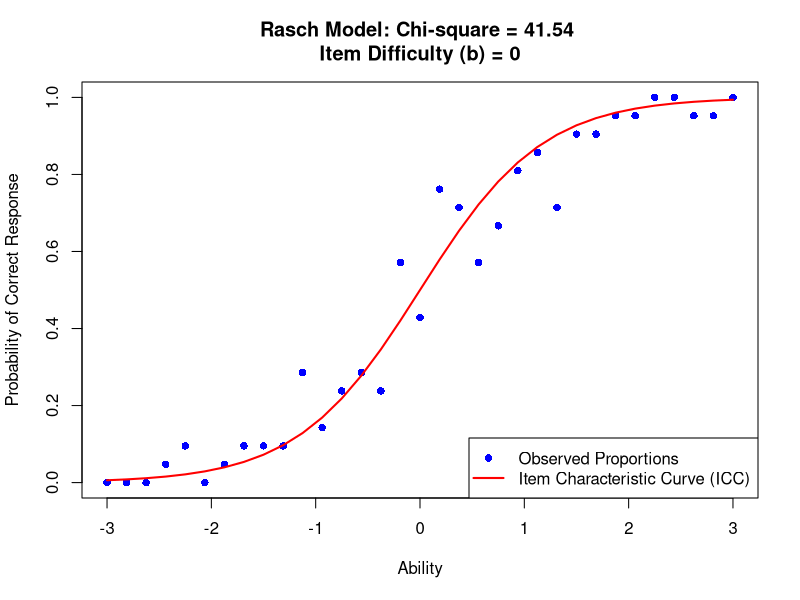

Write the R code that produced this figure.
# ------------------------------------------------------------------------------------
# Item Response Simulation & Model Fit Assessment
#
# This script simulates item responses based on the Rasch model and evaluates
# the fit of an Item Characteristic Curve (ICC). It:
# - Defines ability levels and assigns examinees.
# - Computes theoretical response probabilities.
# - Simulates observed responses using a probabilistic model.
# - Quantifies model fit through a Chi-square index.
# - Visualizes theoretical vs. observed response patterns.
# ------------------------------------------------------------------------------------


# Set a seed for reproducibility
set.seed(123)

# Generate a sequence of ability levels
ability_levels <- seq(-3, 3, 0.1875)  # From -3 to 3 with increments of 0.1875
ability_levels

# Set the number of examinees per ability level
num_examinees_per_level <- rep(21, length(ability_levels))  # 21 examinees for each level
num_examinees_per_level

# Generate the item difficulty parameter for the Rasch model
item_difficulty <- 0  # Change this as you like

# Calculate probabilities of a correct response (the ICC curve)
# This calculates the probability of a correct response at each ability level using the Rasch model formula
probability_correct <- numeric(length(ability_levels))  # Initialize probability vector
for (i in 1:length(ability_levels)) {
  # Apply Rasch formula
  probability_correct[i] <- 1 / (1 + exp(-1.7 * (ability_levels[i] - item_difficulty)))
}

# Simulate observed probability of correct responses i.e. "proportions"
observed_proportions <- rbinom(length(ability_levels),
                               num_examinees_per_level,
                               probability_correct) / num_examinees_per_level

# Calculate the Chi-square goodness-of-fit
chi_square_index <- 0  # Initialize Chi-square index
for (i in 1:length(ability_levels)) {
  chi_square_term <- num_examinees_per_level[i] * (observed_proportions[i] - probability_correct[i])^2 /
    (probability_correct[i] * (1 - probability_correct[i]))
  chi_square_index <- chi_square_index + chi_square_term
}
chi_square_index <- round(chi_square_index, 2)  # Round to 2 decimals

# Plot the observed proportions and the ICC on the same canvas
plot(
  ability_levels,
  observed_proportions,
  xlim = c(-3, 3),
  ylim = c(0, 1),
  xlab = "Ability",
  ylab = "Probability of Correct Response",
  main = paste(
    "Rasch Model: Chi-square =",
    chi_square_index,
    "\nItem Difficulty (b) =",
    item_difficulty
  ),
  pch = 16,
  col = "blue"  # Blue points for observed proportions
)

# Add the ICC (probability_correct) as a red line
lines(ability_levels,
      probability_correct,
      col = "red",
      lwd = 2)  # Red line for the ICC

# Add a legend to differentiate between the observed proportions and the ICC
legend(
  "bottomright",
  legend = c("Observed Proportions", "Item Characteristic Curve (ICC)"),
  col = c("blue", "red"),
  pch = c(16, NA),
  lty = c(NA, 1),
  lwd = c(NA, 2)
)

